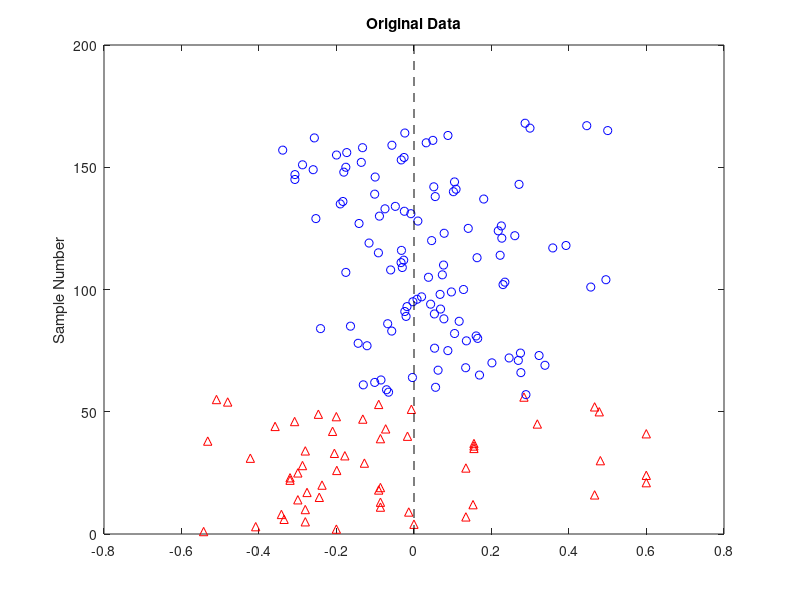
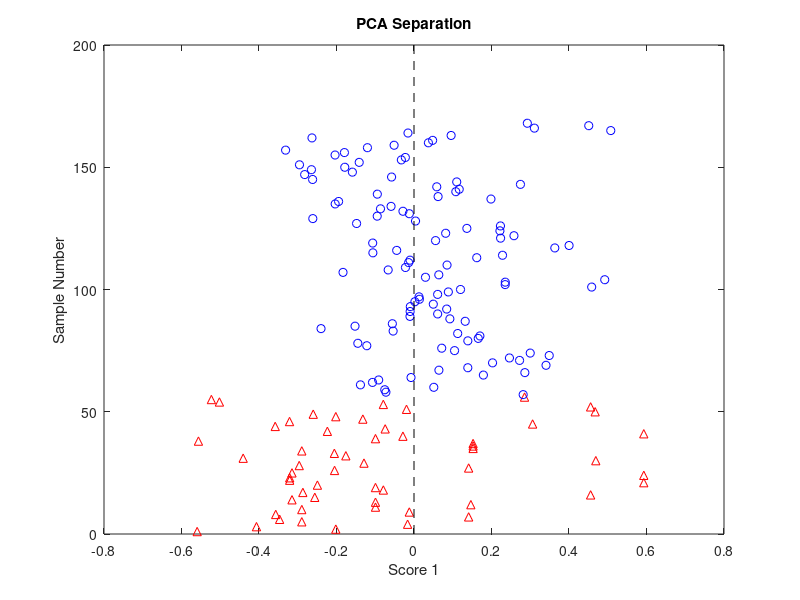

Write MATLAB code to recreate these figures, in order. (Note: this script raises an error after producing the figures.)
%Use wood data as an indicator that it works on experimental data
load wood                                %trying the wood data with replicates first to see how that works with rkPPA

[index1,a1]=find(class_rep==1);          %isolate the first two classes of the experimental data
[index2,a2]=find(class_rep==2);

if length(a1)<=length(a2)                %Find the class that smaller - if the same size take the first class
    int=length(a2)/2;                    %Find half the size of the other class
    [newa1,idx]=datasample(a1,int,1);    
    id1=index1(idx);
    id2=index2;
    na=length(newa1);
    nb=length(a2);
    X=[X(id1,:); X(id2,:)];
else
    int=length(a1)/2;
    [newa2,idx]=datasample(a2,int,1);
    id1=index1;
    id2=index2(idx);
    na=length(newa2);
    nb=length(a1);
    X=[X(id2,:); X(id1,:)];
end

class=[ones(na,1);2*ones(nb,1)];

[r,c]=size(X);

if ceil(r/c)<10
    cv=ceil(r/10);
    [U,S,~]=svd(X,'econ');
    X=U*S;
    X=X(:,1:cv);
end

%get size of X and mean-center X
[r,c]=size(X);
Morig=ones(size(X,1),1)*mean(X);
X=X-Morig;
Xor=X;
[~,~,Vorig]=svd(X,'econ');   %Use Vorig to project into the original space

%Plot the original data 
figure(1)
clf
clrstr='rb';
shpstr='^o';
for ii=1:2
    ind=find(class==ii);
    plot(X(ind),ind,[clrstr(ii) shpstr(ii)])
    hold on
end
plot([0 0], ylim,'--k')
title('Original Data')
ylabel('Sample Number')
xlabel('')


%Apply PCA and plot the separation of PCA
%plot PCA as a comparison
figure(2)
clf
[Ui,Si,Vx]=svd(X,'econ');
Tt=Ui*Si;
% rnd=rand(length(class));
for ii=1:2
    ind=find(class==ii);
    plot(Tt(ind),ind,[clrstr(ii) shpstr(ii)])
    hold on
end
plot([0 0], ylim,'--k')
title('PCA Separation')
ylabel('Sample Number')
xlabel('Score 1')

%run Siyuan's projpursuit algorithm to check separation against mine
T=projpursuit(X,1);
figure(3)
clf
for ii=1:2
ind=find(class==ii);
plot(T(ind),ind,[clrstr(ii) shpstr(ii)])
hold on
end
plot([0 0], ylim,'--k')
title('Ordinary kPPA After Rotation')
ylabel('Sample Number')
xlabel('Score 1')